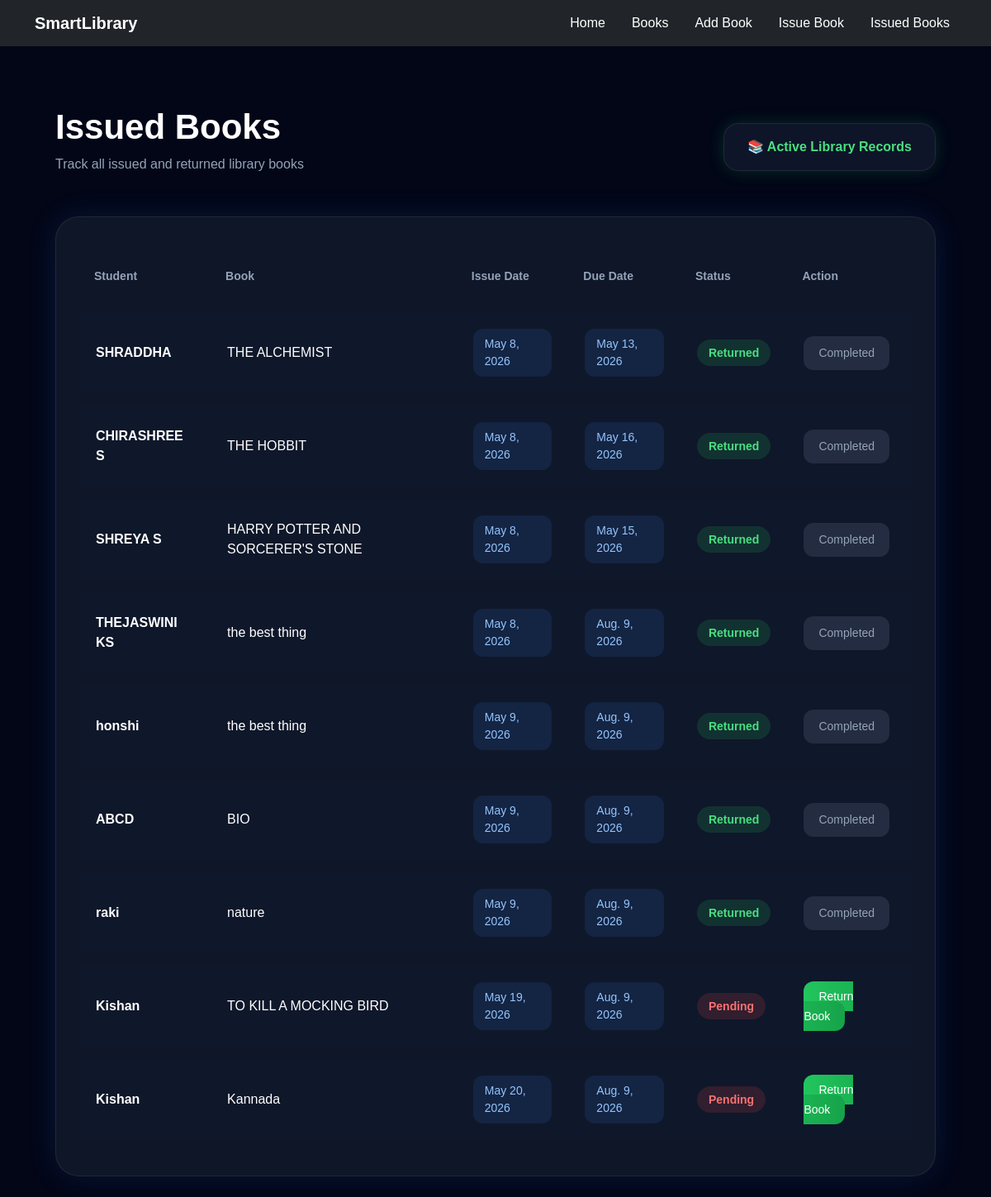
Screenshot of /issued-books/ with the database file from the repository.
### library_app/models.py (models this page shows, shortened)
class IssueBook(models.Model):
    student = models.ForeignKey(Student, on_delete=models.CASCADE)
    book = models.ForeignKey(Book, on_delete=models.CASCADE)
    issue_date = models.DateField(auto_now_add=True)
    due_date = models.DateField()
    returned = models.BooleanField(default=False)

class Student(models.Model):
    name = models.CharField(max_length=100)
    usn = models.CharField(max_length=20, unique=True)
    email = models.EmailField()

class Book(models.Model):
    title = models.CharField(max_length=200)
    author = models.CharField(max_length=100)
    category = models.CharField(max_length=100)
    quantity = models.PositiveIntegerField(default=1)

### library_app/views.py (the view)
# urls.py: path('issued-books/', views.issued_books, name='issued_books'),
def issued_books(request):
    issued = IssueBook.objects.all()
    context = {
        'issued_books': issued
    }
    return render(request, 'issued_book.html', context)

### library_app/templates/issued_book.html (shortened to what this page needs)
{% extends 'base.html' %}
{% block content %}
<div class="issued-container">
    <div class="top-section">
        <div>
            <h1 class="page-title">
                Issued Books
            </h1>
            <p class="page-subtitle">
                Track all issued and returned library books
            </p>
        </div>
        <div class="status-box">
            📚 Active Library Records
        </div>
    </div>
    <div class="table-card">
        <table class="custom-table">
            <thead>
                <tr>
                    <th>Student</th>
                    <th>Book</th>
                    <th>Issue Date</th>
                    <th>Due Date</th>
                    <th>Status</th>
                    <th>Action</th>
                </tr>
            </thead>
            <tbody>
                {% for issue in issued_books %}
                <tr>
                    <td class="student-name">
                        {{ issue.student.name }}
                    </td>
                    <td class="book-title">
                        {{ issue.book.title }}
                    </td>
                    <td>
                        <span class="date-box">
                            {{ issue.issue_date }}
                        </span>
                    </td>
                    <td>
                        <span class="date-box">
                            {{ issue.due_date }}
                        </span>
                    </td>
                    <td>
                        {% if issue.returned %}
                            <span class="status-returned">
                                Returned
                            </span>
                        {% else %}
                            <span class="status-pending">
                                Pending
                            </span>
                        {% endif %}
                    </td>
                    <td>
                        {% if not issue.returned %}
                        <a href="{% url 'return_book' issue.id %}"
                           class="return-btn">
                            Return Book
                        </a>
                        {% else %}
                        <button class="disabled-btn" disabled>
                            Completed
                        </button>
                        {% endif %}
                    </td>
                </tr>
                {% endfor %}
            </tbody>
        </table>
    </div>
</div>
{% endblock %}

### library_app/static/css/style.css (style rules this page uses)
body { background-color: #f5f7fb; }

### library_app/templates/issued_book.html (style rules this page uses)
body { background: #020617; font-family: 'Poppins', sans-serif; }
.issued-container { padding: 25px; }
.top-section { display: flex; justify-content: space-between; align-items: center; margin-bottom: 35px; flex-wrap: wrap; gap: 20px; }
.page-title { color: white; font-size: 42px; font-weight: 700; margin-bottom: 8px; }
.page-subtitle { color: #94a3b8; font-size: 16px; }
.status-box { background: rgba(15,23,42,0.95); border: 1px solid rgba(255,255,255,0.08); padding: 16px 28px; border-radius: 18px; color: #4ade80; font-weight: 600; box-shadow: 0 0 20px rgba(34,197,94,0.2); }
.table-card { background: rgba(15,23,42,0.96); border-radius: 28px; padding: 28px; border: 1px solid rgba(255,255,255,0.08); box-shadow: 0 0 35px rgba(59,130,246,0.15); overflow-x: auto; }
.custom-table { width: 100%; border-collapse: separate; border-spacing: 0 15px; }
.custom-table thead th { color: #94a3b8; border: none; padding: 18px; font-size: 14px; font-weight: 600; }
.custom-table tbody tr { background: #0f172a; transition: 0.3s ease; }
.custom-table td { color: white; padding: 20px; border: none; vertical-align: middle; }
.student-name { font-weight: 600; color: #38bdf8; }
.book-title { font-weight: 500; }
.date-box { background: rgba(59,130,246,0.12); color: #93c5fd; padding: 8px 14px; border-radius: 12px; display: inline-block; font-size: 14px; }
.status-returned { background: rgba(34,197,94,0.15); color: #4ade80; padding: 8px 14px; border-radius: 50px; font-size: 14px; font-weight: 600; }
.status-pending { background: rgba(239,68,68,0.15); color: #f87171; padding: 8px 14px; border-radius: 50px; font-size: 14px; font-weight: 600; }
.return-btn { border: none; background: linear-gradient(90deg,#22c55e,#16a34a); color: white; padding: 10px 18px; border-radius: 12px; text-decoration: none; font-size: 14px; font-weight: 500; transition: 0.3s ease; }
.disabled-btn { border: none; background: rgba(148,163,184,0.15); color: #94a3b8; padding: 10px 18px; border-radius: 12px; font-size: 14px; font-weight: 500; }

### rows the page displays
IssueBook: student.name "SHRADDHA", book "THE ALCHEMIST", issue_date "May 8, 2026", due_date "May 13, 2026", returned "Returned"
IssueBook: student.name "CHIRASHREE S", book "THE HOBBIT", issue_date "May 8, 2026", due_date "May 16, 2026", returned "Returned"
IssueBook: student.name "SHREYA S", book "HARRY POTTER AND SORCERER'S STONE", issue_date "May 8, 2026", due_date "May 15, 2026", returned "Returned"
IssueBook: student.name "THEJASWINI KS", book "the best thing", issue_date "May 8, 2026", due_date "Aug. 9, 2026", returned "Returned"
IssueBook: student.name "honshi", book "the best thing", issue_date "May 9, 2026", due_date "Aug. 9, 2026", returned "Returned"
IssueBook: student.name "ABCD", book "BIO", issue_date "May 9, 2026", due_date "Aug. 9, 2026", returned "Returned"
IssueBook: student.name "raki", book "nature", issue_date "May 9, 2026", due_date "Aug. 9, 2026", returned "Returned"
IssueBook: student.name "Kishan", book "TO KILL A MOCKING BIRD", issue_date "May 19, 2026", due_date "Aug. 9, 2026", returned "Pending"
IssueBook: student.name "Kishan", book "Kannada", issue_date "May 20, 2026", due_date "Aug. 9, 2026", returned "Pending"
